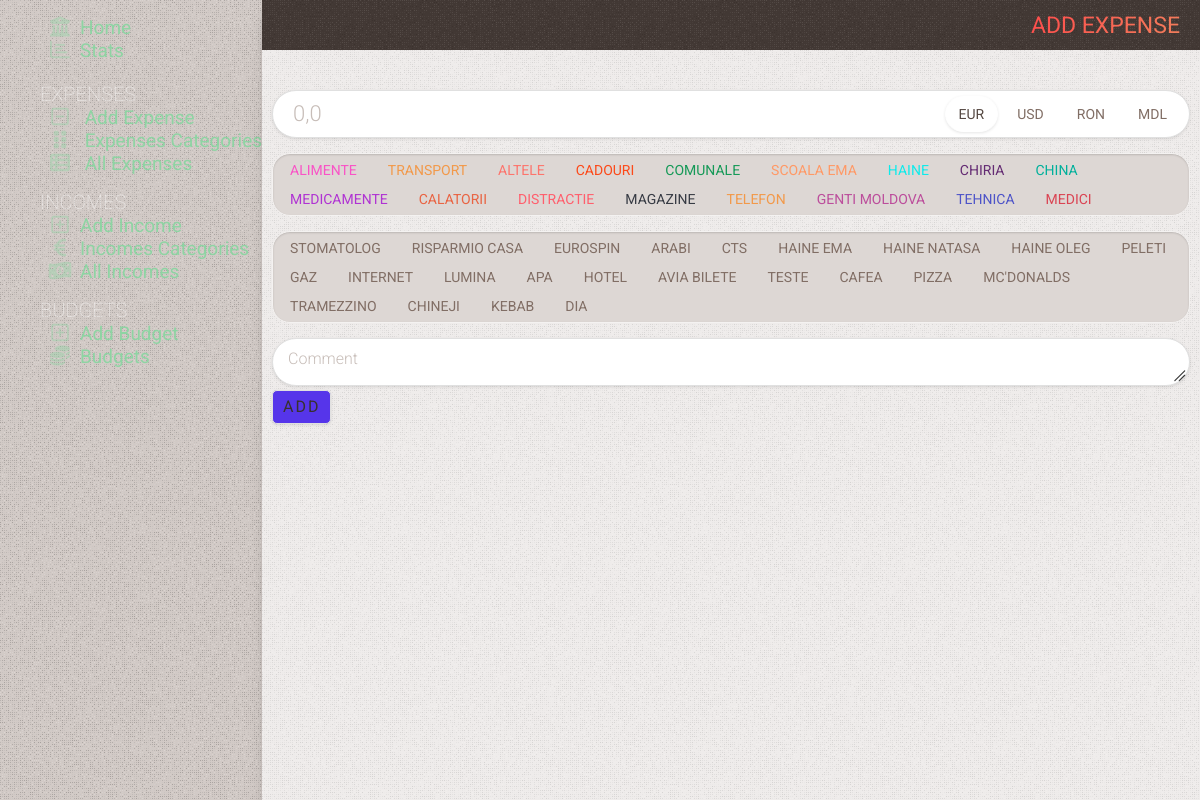
The app's page /add, older data.
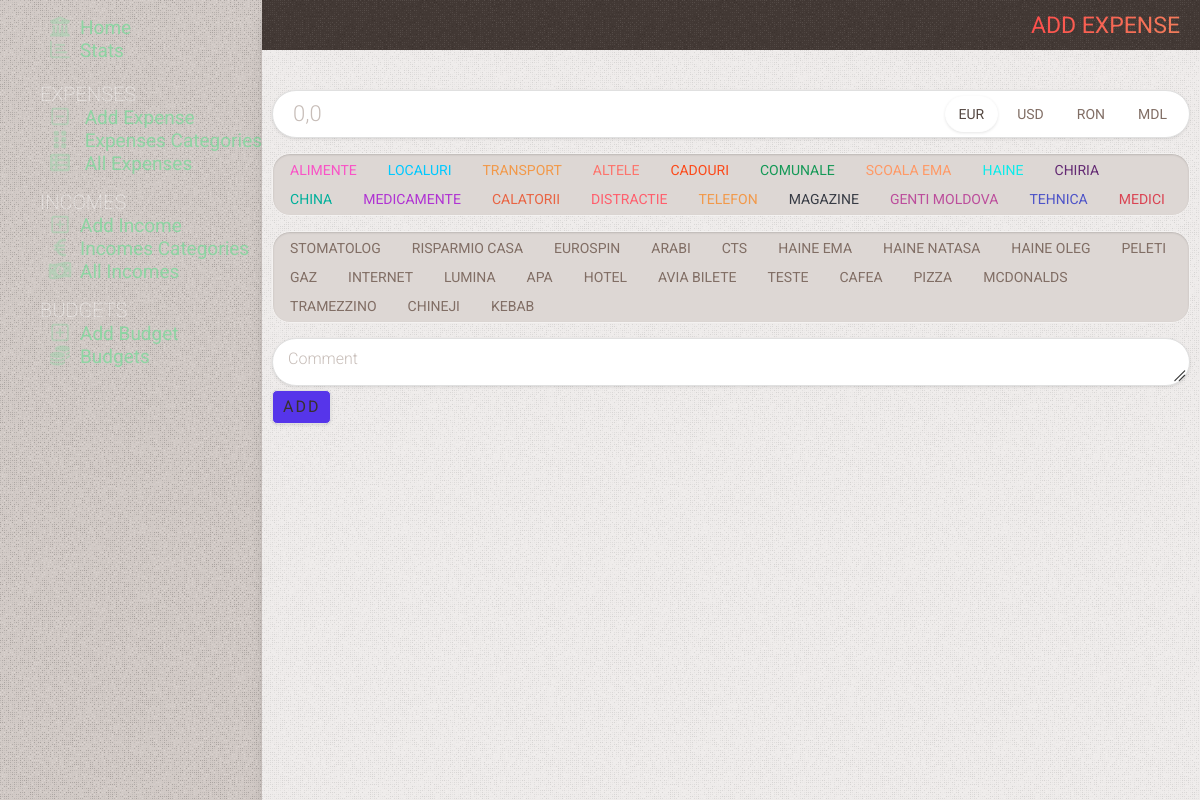
The same page, newer data.
### tables this page shows
CREATE TABLE categories
(
    id    INTEGER PRIMARY KEY AUTOINCREMENT,
    name  TEXT NOT NULL,
    color TEXT,
    state TEXT DEFAULT false
);

CREATE TABLE subcategories
(
    id          INTEGER PRIMARY KEY AUTOINCREMENT,
    name        TEXT    NOT NULL,
    category_id INTEGER NOT NULL,
    state       TEXT DEFAULT false

);

### app.py (the view, shortened to what this page needs)
@app.route('/add', methods=('GET', 'POST'))
def add():
    conn = get_db_connection()
    categories = conn.execute(
        "SELECT categories.id as cid, categories.name as name, color as color, categories.state, count(expenses.sum) as count "
        "FROM categories "
        "LEFT JOIN expenses on categories.id = expenses.category "
        "WHERE categories.state is not 'true' "
        "GROUP BY name "
        "ORDER BY count DESC"
    ).fetchall()
    subcategories = conn.execute(
        "SELECT subcategories.id as id, subcategories.name as name, categories.name as category FROM subcategories LEFT JOIN categories on categories.id = subcategories.category_id WHERE subcategories.state is not 'true'").fetchall()
    conn.close()
    return render_template('add.html', title='Add expense', gradient='text-gradient-red', categories=categories,
                           subcategories=subcategories)

### app.py (called while the page is built)
def get_db_connection():
    conn = sqlite3.connect('static/database.db')
    conn.row_factory = sqlite3.Row
    return conn

### templates/add.html (shortened to what this page needs)
{% extends 'base.html' %} {% block content %}
	<div class="page_title {{ gradient }}" >
		<span >{% block title %} {{ title }} {% endblock %}</span >
	</div >
	<div class="content" >
		<form method="post" >
			<div class=" flex flex-col mx-auto gap-15 mt-20" >
				<div class="flex input" >
					<input type="number" autofocus name="sum" min="0" step="0.01" pattern="[0-9]+([\.,][0-9]+)?" placeholder="0,0"
								 class="summ transparent  py-5 mr-20" value="{{ request.form['sum'] }}"
								 style="border-bottom-right-radius: 0; border-top-right-radius: 0" />
					<div class="radio-group  radio-currency flex-nowrap flex-shrink-0" >
						<label for="eur" >EUR</label >
						<label for="usd" >USD</label >
						<label for="ron" >RON</label >
						<label for="mdl" >MDL</label >
					</div >
				</div >
				<div class="form-item" >
					<div class="radio-group category-group" >
						{% for cid, name, color, state, count in categories %}
							<label for="{{ name }}" ><span class="{{ color }}" >{{ name }}</span ></label >
						{% endfor %}
					</div >
				</div >
				<div class="form-item" >
					<div class="radio-group category-group w-full" >
						{% for id, name, category in subcategories %}
							<label class="{{ name }} {{ category }}" for="{{ name }}" >{{ name }} </label >
						{% endfor %}
					</div >
				</div >
				<div class="form-group" >
					<textarea name="comment" placeholder="Comment" class="form-control" >{{ request.form['comment'] }}</textarea >
				</div >
			</div >
			<button type="submit" class="py-8 send-button" >Add</button >
		</form >
	</div >
{% endblock %}

Row changes from the older to the newer data that the page shows:
removed subcategories: name "DIA"
now on this page (row edited): categories: name "LOCALURI", color "gradient_26" (drawn)
shown differently, row unchanged: categories "TELEFON": moves up the list
changed subcategories: name "MC'DONALDS" → "MCDONALDS"
